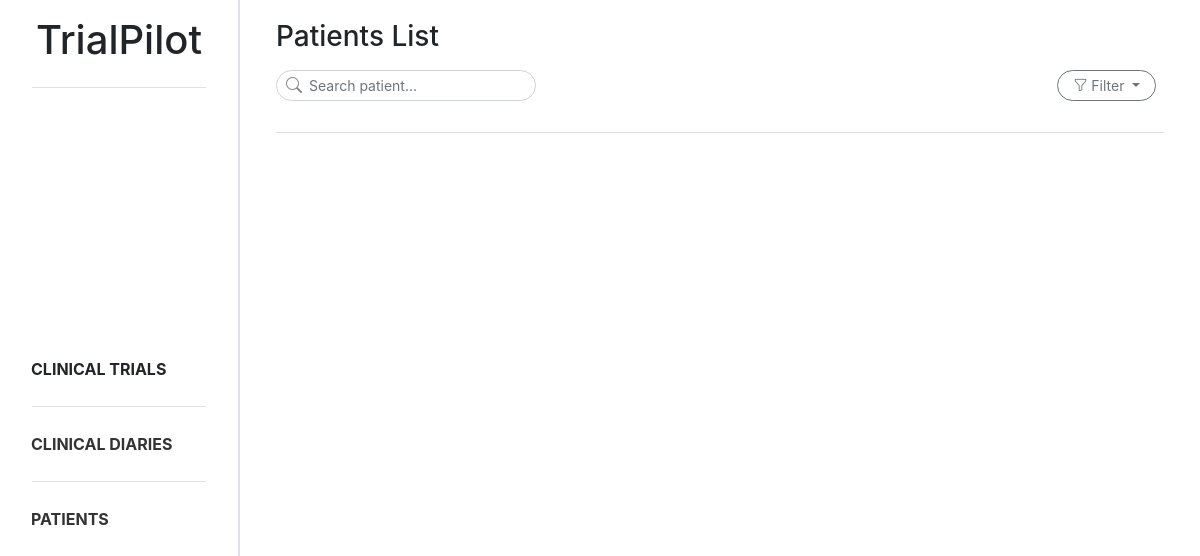
The app's page /patients/, older data.
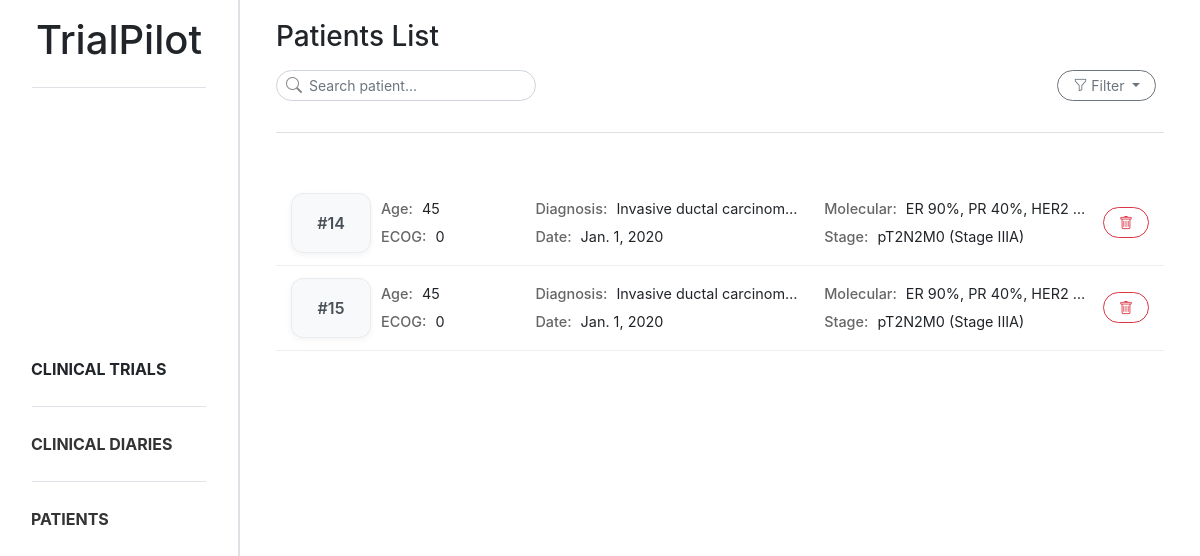
The same page, newer data.
### trialpilot/models.py (models this page shows, shortened)
class Patient_profile(models.Model):
    document = models.ForeignKey(Document, on_delete=models.CASCADE, related_name="patient_profiles")
    age = models.IntegerField(null=True, blank=True)
    ecog_ps = models.IntegerField(null=True, blank=True)
    diagnosis = models.CharField(max_length=255, null=True, blank=True)
    diagnosis_date = models.DateField(null=True, blank=True)
    molecular_status = models.CharField(max_length=255, null=True, blank=True)
    stage = models.CharField(max_length=50, null=True, blank=True)
    control = models.CharField(max_length=255, null=True, blank=True)

### trialpilot/views.py (the view, shortened to what this page needs)
# urls.py: path('patients/', patient_list, name='patient_list'),
def patient_list(request):
    search = request.GET.get("search", "").strip()
    stage = request.GET.get("stage", "").strip()
    molecular_status = request.GET.get("molecular_status", "").strip()
    patients = Patient_profile.objects.all()
    if stage:
        patients = patients.filter(stage__icontains=stage)
    if molecular_status:
        patients = patients.filter(molecular_status__icontains=molecular_status)
    patient_data = []
    for patient in patients:
        treatments = Treatment.objects.filter(patient=patient)
        patient_data.append((patient, treatments))
    return render(request, 'trialpilot/patient_list.html', {
        'patient_data': patient_data,
        'search': search,
        'stage': stage,
        'molecular_status': molecular_status,
    })

### trialpilot/templates/trialpilot/patient_list.html (shortened to what this page needs)
{% extends "trialpilot/base.html" %}
{% block content %}
<div class="d-flex flex-column mb-4 ml-3 mr-3">
    <h3 class="mb-3">Patients List</h3>
    <div class="d-flex justify-content-between align-items-center mb-3">
        <form method="GET">
            <div class="position-relative" style="width:260px">
                <i class="bi bi-search position-absolute"
                    style="left:10px; top:50%; transform:translateY(-50%); color:#888;"></i>
                <input type="text" name="search" class="form-control form-control-sm rounded-ui"
                    style="padding-left: 32px;" placeholder="Search patient...">
            </div>
        </form>
        <div class="dropdown" style="margin-right: 0.5rem;">
            <button class="btn btn-outline-secondary btn-sm rounded-ui dropdown-toggle" type="button"
                data-bs-toggle="dropdown" aria-expanded="false">
                <i class="bi bi-funnel"></i>
                Filter
            </button>
        </div>
    </div>
    <div class="sidebar-divider mb-4"></div>
</div>
<div class="patient-list ml-3 mr-3">
    {% for patient, treatments in patient_data %}
    <div class="patient-card patient-card-trigger" data-id="{{ patient.id }}" data-age="{{ patient.age }}"
        data-ecog="{{ patient.ecog_ps }}" data-diagnosis="{{ patient.diagnosis }}"
        data-date="{{ patient.diagnosis_date }}" data-molecular="{{ patient.molecular_status }}"
        data-stage="{{ patient.stage }}" data-control="{{ patient.control }}" data-treatments='[
        {% for t in treatments %}
            {
                "name": "{{ t.treatment_name|escapejs }}",
                "start": "{{ t.start_date }}",
                "end": "{{ t.end_date|default:"Ongoing" }}"
            }{% if not forloop.last %},{% endif %}
        {% endfor %}
     ]'>
        <div class="patient-layout">
            <div class="patient-id">
                #{{ patient.id }}
            </div>
            <div class="patient-grid">
                <div><strong>Age:</strong> {{ patient.age }}</div>
                <div><strong>Diagnosis:</strong> {{ patient.diagnosis }}</div>
                <div><strong>Molecular:</strong> {{ patient.molecular_status }}</div>
                <div><strong>ECOG:</strong> {{ patient.ecog_ps }}</div>
                <div><strong>Date:</strong> {{ patient.diagnosis_date }}</div>
                <div><strong>Stage:</strong> {{ patient.stage }}</div>
            </div>
            <div class="patient-actions">
                <button class="btn btn-outline-danger btn-sm reset-btn rounded-ui"
                    data-document-id="{{ patient.document.id }}" data-patient-id="{{ patient.id }}">
                    <i class="bi bi-trash"></i>
                </button>
            </div>
        </div>
    </div>
    {% endfor %}
</div>
{% endblock %}

### trialpilot/templates/trialpilot/base.html (shortened to what this page needs)
{% load static %}
<!DOCTYPE html>
<html lang="en">
<head>
    <link href="{% static 'css/bootstrap.css' %}" rel="stylesheet">
    <link href="{% static 'css/style.css' %}" rel="stylesheet">
    <link rel="stylesheet" href="https://cdn.jsdelivr.net/npm/bootstrap-icons@1.11.1/font/bootstrap-icons.css">
</head>
<body>
    <div class="sidebar p-3 sidebar-border d-flex flex-column">
        <header>
            <a href="{% url 'index' %}" style="text-decoration: none; color: inherit;">
                <h1 style="text-align: center;">TrialPilot</h1>
            </a>
        </header>
        <div class="sidebar-divider ml-3 mr-3"></div>
        <ul class="nav flex-column my-auto">
            <li class="nav-item"><a class="nav-link"><b>CLINICAL TRIALS</b></a></li>
            <div class="sidebar-divider ml-3 mr-3"></div>
            <li class="nav-item"><a class="nav-link" href="{% url 'diary_list' %}"><b>CLINICAL DIARIES</b></a></li>
            <div class="sidebar-divider ml-3 mr-3"></div>
            <li class="nav-item"><a class="nav-link" href="{% url 'patient_list' %}"><b>PATIENTS</b></a></li>
        </ul>
    </div>
    <main class="main-content">
        {% block content %}{% endblock %}
    </main>
</body>
</html>

### static/css/style.css (style rules this page uses)
body { overflow-x: hidden; }
html, body { height: 100%; }
.nav-link { display: block; padding: 10px 15px; border-radius: 10px; color: #333; transition: all 0.2s ease; }
.sidebar { position: fixed; top: 0; left: 0; width: 240px; height: 100vh; overflow-y: auto; background: white; z-index: 1000; }
.main-content { margin-left: 240px; padding: 20px; }
.sidebar-border { border-right: 2px solid #dee2e6; }
.sidebar-divider { height: 1px; background-color: #dee2e6; margin-bottom: 15px; margin-top: 15px; }
.rounded-ui { border-radius: 1rem !important; padding-left: 15px; padding-right: 15px; }
.patient-card { padding: 12px 15px; border-bottom: 1px solid #eee; transition: all 0.15s ease; cursor: pointer; }
.patient-actions { display: flex; align-items: center; justify-content: center; }
.patient-grid { display: grid; grid-template-columns: 1fr 2fr 2fr; grid-template-rows: auto auto; gap: 6px 20px; font-size: 0.9rem; }
.patient-grid div { overflow: hidden; white-space: nowrap; text-overflow: ellipsis; }
.patient-grid strong { color: #666; font-weight: 500; margin-right: 5px; }
.patient-layout { display: grid; grid-template-columns: 80px 1fr auto; align-items: center; gap: 10px; }
.patient-id { display: flex; align-items: center; justify-content: center; font-weight: 600; color: #495057; background: #f8f9fa; border: 1px solid #e9ecef; border-radius: 12px; height: 100%; min-height: 60px; box-shadow: 0 2px 6px rgba(0,0,0,0.05); }

Row changes from the older to the newer data that the page shows:
added Patient_profile: id "14", age "45", diagnosis "Invasive ductal carcinom…", molecular_status "ER 90%, PR 40%, HER2…", ecog_ps "0", diagnosis_date "Jan. 1, 2020", stage "pT2N2M0 (Stage IIIA)"
added Patient_profile: id "15", age "45", diagnosis "Invasive ductal carcinom…", molecular_status "ER 90%, PR 40%, HER2…", ecog_ps "0", diagnosis_date "Jan. 1, 2020", stage "pT2N2M0 (Stage IIIA)"
